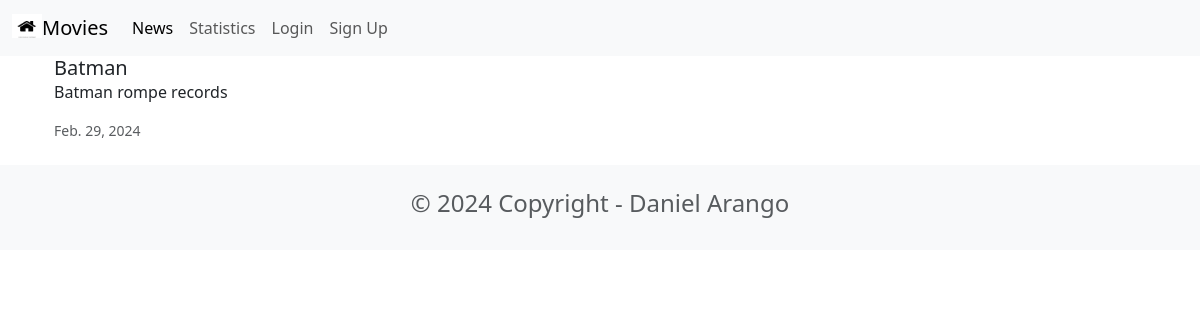
The page /news/ on the database as committed earlier.
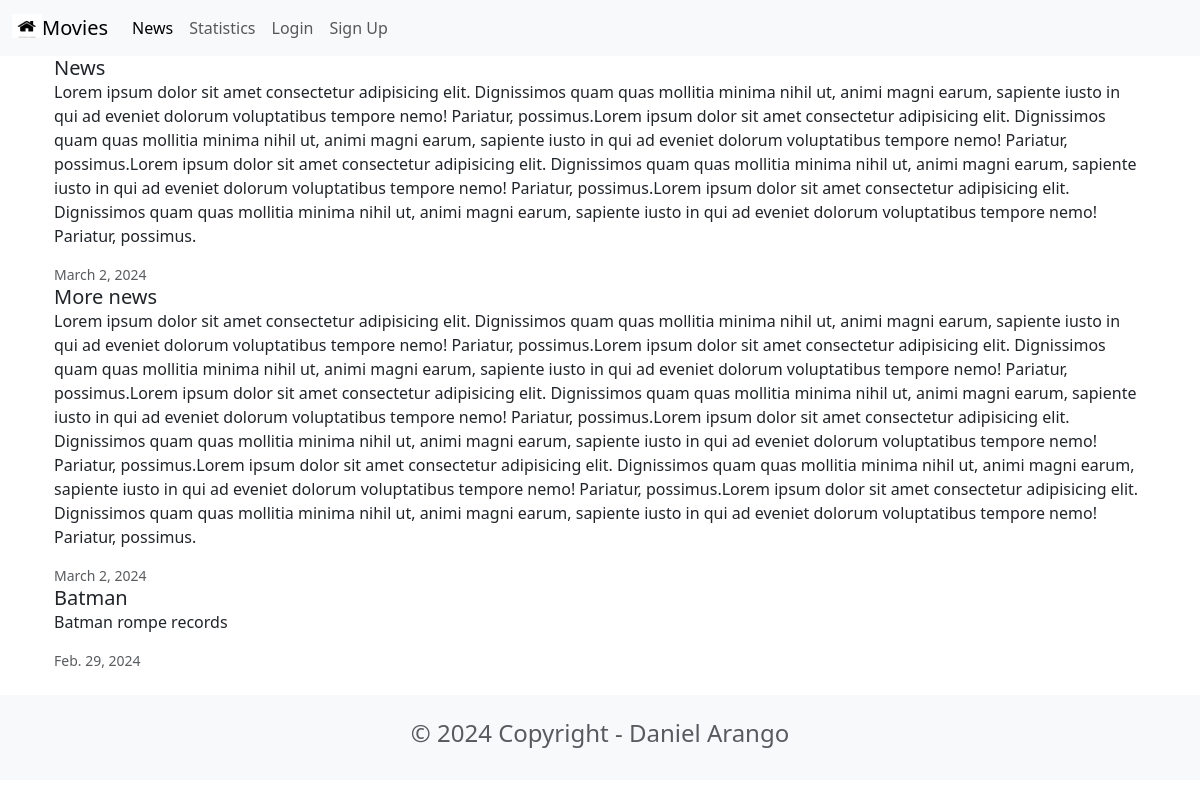
The same page on the database as committed later.
### news/models.py (models this page shows, shortened)
class News(models.Model):
    headline = models.CharField(max_length=200)
    body = models.TextField()
    date = models.DateField()

### news/views.py (the view)
# urls.py: path('news/',include('news.urls')),
def news(request):
    newss = News.objects.all().order_by('-date')
    return render(request,'news.html',{'newss':newss})

### news/templates/news.html
{% extends 'base.html' %}
{% block content %}
<div class="container">
    {% for news in newss %}
    <div class="card_mb-3">
        <div class="row_g-0">
            <div>
                <div class="card-body">
                    <h5 class="card-title">{{ news.headline }}</h5>
                    <p class="card-text">{{ news.body }}</p>
                    <p class="card-text"><small class="text-muted"> {{ news.date }} </small></p>
                </div>
            </div>
        </div>
    </div>
    {% endfor %}
</div>
{% endblock content %}

Rows that differ between the two databases and show on the page:
added News: headline "News", body "Lorem ipsum dolor sit amet consectetur adipisicing elit. Dignissimos quam quas mollitia minima nihil ut, animi magni earum, sapiente iusto in qui ad eveniet dolorum voluptatibus tempore nemo! Pariatur, possimus.Lorem ipsum dolor sit amet consectetur adipisicing elit. Dignissimos quam quas mollitia minima nihil ut, animi magni earum, sapiente iusto in qui ad eveniet dolorum voluptatibus tempore nemo! Pariatur, possimus.Lorem ipsum dolor sit amet consectetur adipisicing elit. Dignissimos quam quas mollitia minima nihil ut, animi magni earum, sapiente iusto in qui ad eveniet dolorum voluptatibus tempore nemo! Pariatur, possimus.Lorem ipsum dolor sit amet consectetur adipisicing elit.…", date "March 2, 2024"
added News: headline "More news", body "Lorem ipsum dolor sit amet consectetur adipisicing elit. Dignissimos quam quas mollitia minima nihil ut, animi magni earum, sapiente iusto in qui ad eveniet dolorum voluptatibus tempore nemo! Pariatur, possimus.Lorem ipsum dolor sit amet consectetur adipisicing elit. Dignissimos quam quas mollitia minima nihil ut, animi magni earum, sapiente iusto in qui ad eveniet dolorum voluptatibus tempore nemo! Pariatur, possimus.Lorem ipsum dolor sit amet consectetur adipisicing elit. Dignissimos quam quas mollitia minima nihil ut, animi magni earum, sapiente iusto in qui ad eveniet dolorum voluptatibus tempore nemo! Pariatur, possimus.Lorem ipsum dolor sit amet consectetur adipisicing elit.…", date "March 2, 2024"
